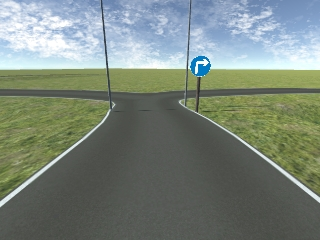
//> input picture BienBao.png, 320 x 240 px
$ ./main   (built with g++ and OpenCV 4)
//> lines starting //> are read from the running program, lines starting //| are printed output that depends on the picture
//> further down, img is the input picture: 240 rows x 320 cols, CV_8UC3; mean B, G, R 123.7, 133.3, 122.2
#include <opencv2/core/core.hpp>
#include <opencv2/imgproc/imgproc.hpp>
#include <opencv2/highgui/highgui.hpp>
using namespace cv;

Mat roi(Mat src)
{
    //Create corner points
    Point Corners[1][6];
    Corners[0][0] = Point(0,240);
    Corners[0][1] = Point(0,160);
    Corners[0][2] = Point(100,90);
    Corners[0][3] = Point(200,90);
    Corners[0][4] = Point(320,160);
    Corners[0][5] = Point(320,240);

    //Create list of points
    const Point* corner_list[1] = { Corners[0] };

    //Setting for fill poly
    int num_points = 6;
    int num_polygons = 1;
    int line_type = 8;

    // Tao mask giong src nhung mau` den
    Mat mask = Mat::zeros(src.rows, src.cols, src.type());
    fillPoly( mask, corner_list, &num_points, num_polygons, Scalar( 255, 255, 255 ),  src.type());
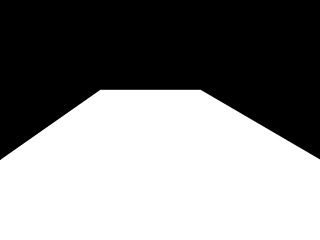
//> mask: 240 rows x 320 cols, CV_8UC3; min 0, max 255, mean 134.1


    Mat result;
    bitwise_and(src,mask,result);
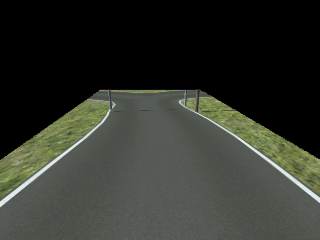
//> result: 240 rows x 320 cols, CV_8UC3; mean B, G, R 44, 50.9, 48.2
    return result;
}

int main(int argc, char *argv[])
{
    Mat img;
    // doc hinh
    img = imread("BienBao.png", 1);
    // kiem tra doc duoc hinh chua?
    if(img.empty())
       return -1;

    // create polygon from vertices

    Mat TestFunction = roi(img);


    //Mat Result_black = Mat::zeros(img.rows, img.cols, img.type());
    //bitwise_and(img, mask, Result_black, mask);

    namedWindow( "Roi Function", CV_WINDOW_AUTOSIZE );
    imshow("Roi Function", TestFunction);
    waitKey(0);
    return 0;
}

$ run again, with View.png copied over BienBao.png
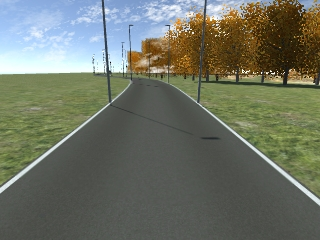
//> input picture View.png, 320 x 240 px
//> img is the input picture: 240 rows x 320 cols, CV_8UC3; mean B, G, R 100.7, 114.5, 109.7
//> in roi, `bitwise_and(src,mask,result);`:
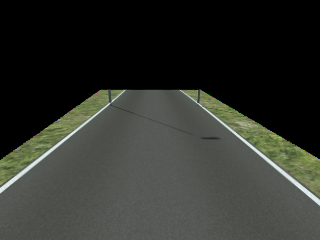
//> result: 240 rows x 320 cols, CV_8UC3; mean B, G, R 43.7, 49.4, 46.9
